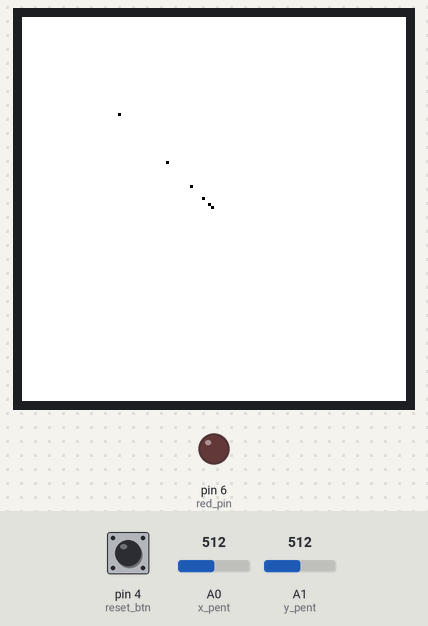
The sketch below on a simulated Arduino Uno, built with avr-gcc and run on an emulated ATmega328P. Parts: 128×128 colour display, output pins drawn as LEDs (lit = HIGH). The test bench sets the inputs (shaded band); at power-on: pin 4 (reset_btn) HIGH, A0 (x_pent) = 512, A1 (y_pent) = 512.

Above: at 1.3 s.
1.4 s: pin 4 (reset_btn) pulled LOW for 0.15 s
At 1.58 s:
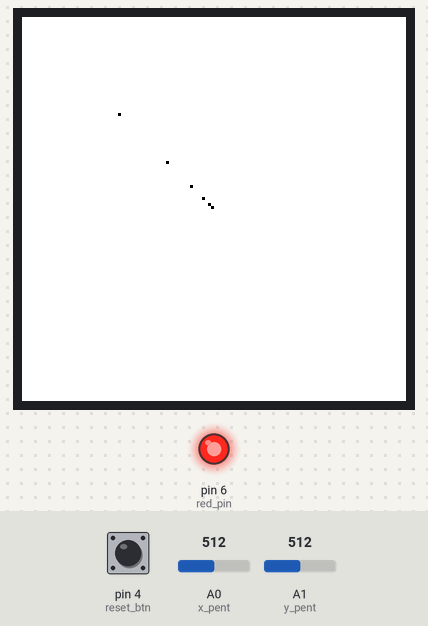
3.2 s: A0 (x_pent) set to 716
At 3.6 s:
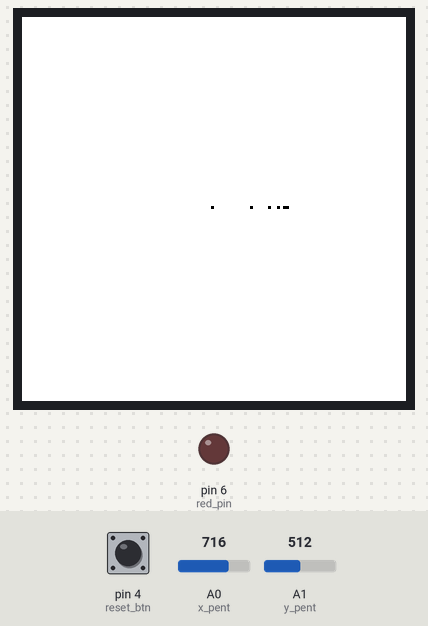
4.7 s: A1 (y_pent) set to 716
6.2 s: pin 4 (reset_btn) pulled LOW for 1 s
At 6.7 s:
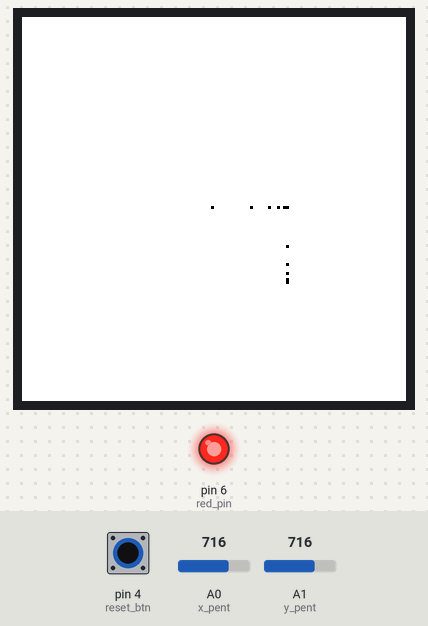
10.2 s: A0 (x_pent) set to 900
At 11.3 s:
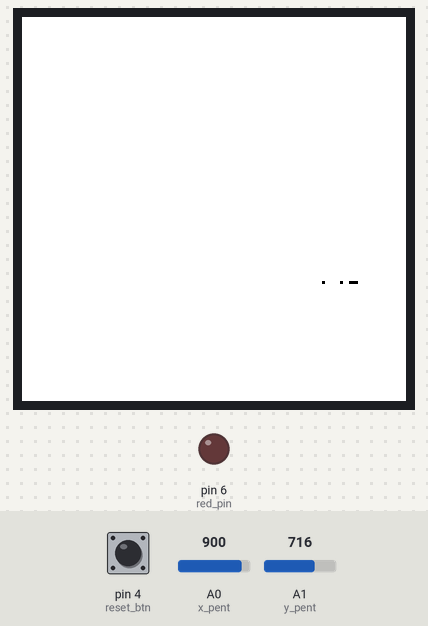
12.4 s: A1 (y_pent) set to 900
Timing chart, 0 to 14.9 s (numbered marks = the images above; inputs shaded):
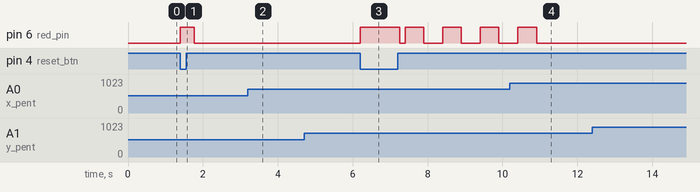

The sketch:

aaron_barlow_etch_a_sketch.ino
```cpp
// Include low level code for Adafruit color display (by Adafruit)
#include <Adafruit_GFX.h>    // Core graphics library
#include <Adafruit_ST7735.h> // Hardware-specific library
#include <SPI.h>

// Input pins
const int x_pent = A0;
const int y_pent = A1;
const int reset_btn = 4;

// Color LCD output pins
const int cs_pin = 10;
const int reset_pin = 9;
const int dc_pin = 8;

// Red LED variables
const int red_pin = 6;
const int blink_delay = 500;
unsigned long blink_last_on = 0;
boolean led_on = false;

// Tracking pen values
int x_pos = 0;
int y_pos = 0;
uint16_t pen_color = ST7735_BLACK;
boolean erase = false;
const int delay_before_erase = 4000;
unsigned long erase_last_update = 0;

// Initialize the colorful LCD screen display
Adafruit_ST7735 tft = Adafruit_ST7735(cs_pin,  dc_pin, reset_pin);

void setup() {
  Serial.begin(9600);
  // Set the pin mode of the reset button and red LED
  pinMode(reset_btn, INPUT_PULLUP);
  pinMode(red_pin, OUTPUT);
  // Initialize the 1.44" tft ST7735S chip with a white background
  tft.initR(INITR_144GREENTAB);
  tft.fillScreen(ST7735_WHITE);
}

void loop() {
  // When the etch a sketch's state is in erase
  if (erase) {
    // Perform erase actions
    erase_sketch();
  } else { // Otherwise, we are drawing
    // Allow the user to sketch
    draw_sketch();
  }
}

// Map the potentiometer x and y values to valid coordinates on
// The TFT display and then add a black pixel at the coordinates.
void draw_sketch() {
  int x_value = analogRead(x_pent);
  int y_value = analogRead(y_pent);

  int new_x_pos = map(x_value, 0, 1023, 0, tft.width());
  int new_y_pos = map(y_value, 0, 1023, 0, tft.height());

  x_pos = (new_x_pos + x_pos) / 2;
  y_pos = (new_y_pos + y_pos) / 2;

  // Draw a pixel at the given coordinates with the color black
  tft.drawPixel(x_pos, y_pos, pen_color);

  // Get the state of the reset button
  boolean reset_value = digitalRead(reset_btn);
  // When the button has been pressed (I use input_pullup)
  if (reset_value == LOW) {
    erase = true;
    blink_last_on = millis();
    erase_last_update = millis();
    // Turn on the LED on by default
    digitalWrite(red_pin, HIGH);
    // Prevent misreadings
    delay(350);
  }
}

// Erase the sketch after 3 seconds. That is, if the user does not change
// Their mind by pressing the reset button again within the alloted time.
// Also, during the erasing purgatory, have a blinking LED indicate to
// The user, that their beautiful is about to be meet everlasting oblivion.
void erase_sketch() {
  // When the LED's blinking state needs to change
  if (millis() - blink_delay > blink_last_on) {
    // Change the state of the LED
    led_on = !led_on;
    // Update the last blink timestamp
    blink_last_on = millis();
  }

  // When the user has had 4 seconds to change their mind
  if (millis() - delay_before_erase > erase_last_update) {
    // Clear the screen
    tft.fillScreen(ST7735_WHITE);
    // We are done erasing now
    erase = false;
    // Ensure the red LED is off
    led_on = false;
  }

  // Get state of the reset button
  boolean reset_value = digitalRead(reset_btn);
  // When the button has been pressed (I use input_pullup)
  if (reset_value == LOW) {
    // Prevent erasing, the user changed their mind
    erase = false;
    // Ensure the red LED is off
    led_on = false;
    // Prevent misreadings
    delay(350);
  }

  // When the LED is set to on
  if(led_on) {
    // Ensure it is on
    digitalWrite(red_pin, HIGH);
  } else { // When the LED is off
    // Ensure it is off
    digitalWrite(red_pin, LOW);
  }
}
```

Measured:
- after the input at 1.4 s, pin 6 (red_pin): LOW → HIGH at once, → LOW 0.37 s later
- after the input at 6.2 s, pin 6 (red_pin): LOW → HIGH at once, → LOW 1.1 s later, → HIGH 0.15 s later, → LOW 0.50 s later, … (8 changes in this stretch)
